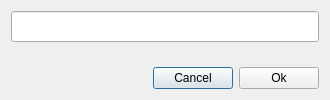
<?xml version="1.0" encoding="UTF-8"?>
<ui version="4.0">
 <class>JobListRenameDialog</class>
 <widget class="QDialog" name="JobListRenameDialog">
  <property name="geometry">
   <rect>
    <x>0</x>
    <y>0</y>
    <width>330</width>
    <height>100</height>
   </rect>
  </property>
  <property name="windowTitle">
   <string>Dialog</string>
  </property>
  <layout class="QVBoxLayout" name="verticalLayout">
   <item>
    <widget class="QLineEdit" name="lineEdit_newJobListName">
     <property name="font">
      <font>
       <pointsize>14</pointsize>
      </font>
     </property>
    </widget>
   </item>
   <item>
    <spacer name="verticalSpacer">
     <property name="orientation">
      <enum>Qt::Vertical</enum>
     </property>
     <property name="sizeHint" stdset="0">
      <size>
       <width>20</width>
       <height>40</height>
      </size>
     </property>
    </spacer>
   </item>
   <item>
    <layout class="QHBoxLayout" name="horizontalLayout">
     <item>
      <spacer name="horizontalSpacer">
       <property name="orientation">
        <enum>Qt::Horizontal</enum>
       </property>
       <property name="sizeHint" stdset="0">
        <size>
         <width>40</width>
         <height>20</height>
        </size>
       </property>
      </spacer>
     </item>
     <item>
      <widget class="QPushButton" name="pushButton_Cancel">
       <property name="sizePolicy">
        <sizepolicy hsizetype="Minimum" vsizetype="Fixed">
         <horstretch>0</horstretch>
         <verstretch>0</verstretch>
        </sizepolicy>
       </property>
       <property name="text">
        <string>Cancel</string>
       </property>
      </widget>
     </item>
     <item>
      <widget class="QPushButton" name="pushButton_Ok">
       <property name="text">
        <string>Ok</string>
       </property>
      </widget>
     </item>
    </layout>
   </item>
  </layout>
 </widget>
 <resources/>
 <connections/>
</ui>
